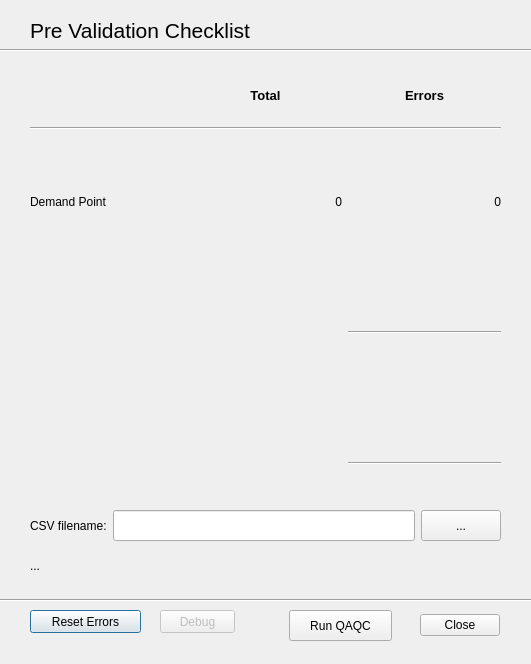
<?xml version="1.0" encoding="UTF-8"?>
<ui version="4.0">
 <class>lv_pre_validationDialogBase</class>
 <widget class="QDialog" name="lv_pre_validationDialogBase">
  <property name="geometry">
   <rect>
    <x>0</x>
    <y>0</y>
    <width>531</width>
    <height>664</height>
   </rect>
  </property>
  <property name="font">
   <font>
    <weight>50</weight>
    <bold>false</bold>
   </font>
  </property>
  <property name="windowTitle">
   <string>LV Pre Validation</string>
  </property>
  <widget class="QLabel" name="label_title">
   <property name="geometry">
    <rect>
     <x>30</x>
     <y>10</y>
     <width>471</width>
     <height>41</height>
    </rect>
   </property>
   <property name="sizePolicy">
    <sizepolicy hsizetype="Minimum" vsizetype="Minimum">
     <horstretch>0</horstretch>
     <verstretch>0</verstretch>
    </sizepolicy>
   </property>
   <property name="font">
    <font>
     <family>Arial</family>
     <pointsize>16</pointsize>
     <weight>50</weight>
     <bold>false</bold>
    </font>
   </property>
   <property name="text">
    <string>Pre Validation Checklist</string>
   </property>
  </widget>
  <widget class="Line" name="line">
   <property name="geometry">
    <rect>
     <x>0</x>
     <y>40</y>
     <width>801</width>
     <height>20</height>
    </rect>
   </property>
   <property name="sizePolicy">
    <sizepolicy hsizetype="Minimum" vsizetype="MinimumExpanding">
     <horstretch>0</horstretch>
     <verstretch>0</verstretch>
    </sizepolicy>
   </property>
   <property name="orientation">
    <enum>Qt::Horizontal</enum>
   </property>
  </widget>
  <widget class="QPushButton" name="pushButton_clear">
   <property name="geometry">
    <rect>
     <x>30</x>
     <y>610</y>
     <width>111</width>
     <height>23</height>
    </rect>
   </property>
   <property name="sizePolicy">
    <sizepolicy hsizetype="Minimum" vsizetype="MinimumExpanding">
     <horstretch>0</horstretch>
     <verstretch>0</verstretch>
    </sizepolicy>
   </property>
   <property name="text">
    <string>Reset Errors</string>
   </property>
  </widget>
  <widget class="Line" name="line_2">
   <property name="geometry">
    <rect>
     <x>0</x>
     <y>590</y>
     <width>801</width>
     <height>20</height>
    </rect>
   </property>
   <property name="sizePolicy">
    <sizepolicy hsizetype="Minimum" vsizetype="MinimumExpanding">
     <horstretch>0</horstretch>
     <verstretch>0</verstretch>
    </sizepolicy>
   </property>
   <property name="orientation">
    <enum>Qt::Horizontal</enum>
   </property>
  </widget>
  <widget class="QWidget" name="horizontalLayoutWidget">
   <property name="geometry">
    <rect>
     <x>289</x>
     <y>610</y>
     <width>211</width>
     <height>31</height>
    </rect>
   </property>
   <property name="sizePolicy">
    <sizepolicy hsizetype="Preferred" vsizetype="MinimumExpanding">
     <horstretch>0</horstretch>
     <verstretch>0</verstretch>
    </sizepolicy>
   </property>
   <layout class="QHBoxLayout" name="horizontalLayout">
    <item>
     <widget class="QPushButton" name="pushButton_qaqc">
      <property name="sizePolicy">
       <sizepolicy hsizetype="Expanding" vsizetype="MinimumExpanding">
        <horstretch>0</horstretch>
        <verstretch>0</verstretch>
       </sizepolicy>
      </property>
      <property name="text">
       <string>Run QAQC</string>
      </property>
     </widget>
    </item>
    <item>
     <widget class="QDialogButtonBox" name="button_box">
      <property name="sizePolicy">
       <sizepolicy hsizetype="Expanding" vsizetype="MinimumExpanding">
        <horstretch>0</horstretch>
        <verstretch>0</verstretch>
       </sizepolicy>
      </property>
      <property name="orientation">
       <enum>Qt::Horizontal</enum>
      </property>
      <property name="standardButtons">
       <set>QDialogButtonBox::Close</set>
      </property>
     </widget>
    </item>
   </layout>
  </widget>
  <widget class="QWidget" name="gridLayoutWidget_2">
   <property name="geometry">
    <rect>
     <x>30</x>
     <y>140</y>
     <width>471</width>
     <height>385</height>
    </rect>
   </property>
   <property name="sizePolicy">
    <sizepolicy hsizetype="Preferred" vsizetype="MinimumExpanding">
     <horstretch>0</horstretch>
     <verstretch>0</verstretch>
    </sizepolicy>
   </property>
   <layout class="QGridLayout" name="gridLayout_2">
    <item row="1" column="2">
     <widget class="QLabel" name="err_dmd_pt">
      <property name="sizePolicy">
       <sizepolicy hsizetype="Preferred" vsizetype="MinimumExpanding">
        <horstretch>0</horstretch>
        <verstretch>0</verstretch>
       </sizepolicy>
      </property>
      <property name="font">
       <font>
        <weight>50</weight>
        <bold>false</bold>
       </font>
      </property>
      <property name="text">
       <string>0</string>
      </property>
      <property name="alignment">
       <set>Qt::AlignRight|Qt::AlignTrailing|Qt::AlignVCenter</set>
      </property>
     </widget>
    </item>
    <item row="4" column="2">
     <widget class="Line" name="line_4">
      <property name="sizePolicy">
       <sizepolicy hsizetype="Preferred" vsizetype="MinimumExpanding">
        <horstretch>0</horstretch>
        <verstretch>0</verstretch>
       </sizepolicy>
      </property>
      <property name="orientation">
       <enum>Qt::Horizontal</enum>
      </property>
     </widget>
    </item>
    <item row="3" column="2">
     <widget class="Line" name="line_3">
      <property name="sizePolicy">
       <sizepolicy hsizetype="Preferred" vsizetype="MinimumExpanding">
        <horstretch>0</horstretch>
        <verstretch>0</verstretch>
       </sizepolicy>
      </property>
      <property name="orientation">
       <enum>Qt::Horizontal</enum>
      </property>
     </widget>
    </item>
    <item row="1" column="1">
     <widget class="QLabel" name="count_dmd_pt">
      <property name="sizePolicy">
       <sizepolicy hsizetype="Preferred" vsizetype="MinimumExpanding">
        <horstretch>0</horstretch>
        <verstretch>0</verstretch>
       </sizepolicy>
      </property>
      <property name="font">
       <font>
        <weight>50</weight>
        <bold>false</bold>
       </font>
      </property>
      <property name="text">
       <string>0</string>
      </property>
      <property name="alignment">
       <set>Qt::AlignRight|Qt::AlignTrailing|Qt::AlignVCenter</set>
      </property>
     </widget>
    </item>
    <item row="1" column="0">
     <widget class="QLabel" name="label">
      <property name="text">
       <string>Demand Point</string>
      </property>
     </widget>
    </item>
   </layout>
  </widget>
  <widget class="QWidget" name="verticalLayoutWidget">
   <property name="geometry">
    <rect>
     <x>30</x>
     <y>550</y>
     <width>471</width>
     <height>31</height>
    </rect>
   </property>
   <property name="sizePolicy">
    <sizepolicy hsizetype="Preferred" vsizetype="MinimumExpanding">
     <horstretch>0</horstretch>
     <verstretch>0</verstretch>
    </sizepolicy>
   </property>
   <layout class="QVBoxLayout" name="verticalLayout">
    <item>
     <widget class="QLabel" name="label_message">
      <property name="sizePolicy">
       <sizepolicy hsizetype="Preferred" vsizetype="MinimumExpanding">
        <horstretch>0</horstretch>
        <verstretch>0</verstretch>
       </sizepolicy>
      </property>
      <property name="lineWidth">
       <number>3</number>
      </property>
      <property name="text">
       <string>...</string>
      </property>
     </widget>
    </item>
   </layout>
  </widget>
  <widget class="QWidget" name="horizontalLayoutWidget_2">
   <property name="geometry">
    <rect>
     <x>30</x>
     <y>510</y>
     <width>471</width>
     <height>31</height>
    </rect>
   </property>
   <property name="sizePolicy">
    <sizepolicy hsizetype="Preferred" vsizetype="MinimumExpanding">
     <horstretch>0</horstretch>
     <verstretch>0</verstretch>
    </sizepolicy>
   </property>
   <layout class="QHBoxLayout" name="horizontalLayout_2">
    <item>
     <widget class="QLabel" name="label_csv">
      <property name="sizePolicy">
       <sizepolicy hsizetype="Preferred" vsizetype="MinimumExpanding">
        <horstretch>0</horstretch>
        <verstretch>0</verstretch>
       </sizepolicy>
      </property>
      <property name="text">
       <string>CSV filename:</string>
      </property>
     </widget>
    </item>
    <item>
     <widget class="QLineEdit" name="lineEdit_csv">
      <property name="sizePolicy">
       <sizepolicy hsizetype="Expanding" vsizetype="MinimumExpanding">
        <horstretch>0</horstretch>
        <verstretch>0</verstretch>
       </sizepolicy>
      </property>
     </widget>
    </item>
    <item>
     <widget class="QPushButton" name="pushButton_csv">
      <property name="sizePolicy">
       <sizepolicy hsizetype="Minimum" vsizetype="MinimumExpanding">
        <horstretch>0</horstretch>
        <verstretch>0</verstretch>
       </sizepolicy>
      </property>
      <property name="text">
       <string>...</string>
      </property>
     </widget>
    </item>
   </layout>
  </widget>
  <widget class="QWidget" name="horizontalLayoutWidget_3">
   <property name="geometry">
    <rect>
     <x>30</x>
     <y>80</y>
     <width>471</width>
     <height>31</height>
    </rect>
   </property>
   <property name="sizePolicy">
    <sizepolicy hsizetype="Preferred" vsizetype="MinimumExpanding">
     <horstretch>0</horstretch>
     <verstretch>0</verstretch>
    </sizepolicy>
   </property>
   <layout class="QHBoxLayout" name="horizontalLayout_3">
    <item>
     <widget class="QLabel" name="label_2">
      <property name="text">
       <string> </string>
      </property>
     </widget>
    </item>
    <item>
     <widget class="QLabel" name="title_total">
      <property name="sizePolicy">
       <sizepolicy hsizetype="Preferred" vsizetype="MinimumExpanding">
        <horstretch>0</horstretch>
        <verstretch>0</verstretch>
       </sizepolicy>
      </property>
      <property name="font">
       <font>
        <pointsize>10</pointsize>
        <weight>75</weight>
        <bold>true</bold>
       </font>
      </property>
      <property name="text">
       <string>Total</string>
      </property>
      <property name="alignment">
       <set>Qt::AlignCenter</set>
      </property>
     </widget>
    </item>
    <item>
     <widget class="QLabel" name="title_errors">
      <property name="sizePolicy">
       <sizepolicy hsizetype="Preferred" vsizetype="MinimumExpanding">
        <horstretch>0</horstretch>
        <verstretch>0</verstretch>
       </sizepolicy>
      </property>
      <property name="font">
       <font>
        <pointsize>10</pointsize>
        <weight>75</weight>
        <bold>true</bold>
       </font>
      </property>
      <property name="text">
       <string>Errors</string>
      </property>
      <property name="alignment">
       <set>Qt::AlignCenter</set>
      </property>
     </widget>
    </item>
   </layout>
  </widget>
  <widget class="Line" name="line_5">
   <property name="geometry">
    <rect>
     <x>30</x>
     <y>120</y>
     <width>471</width>
     <height>16</height>
    </rect>
   </property>
   <property name="sizePolicy">
    <sizepolicy hsizetype="Preferred" vsizetype="MinimumExpanding">
     <horstretch>0</horstretch>
     <verstretch>0</verstretch>
    </sizepolicy>
   </property>
   <property name="orientation">
    <enum>Qt::Horizontal</enum>
   </property>
  </widget>
  <widget class="QPushButton" name="pushButton_debug">
   <property name="enabled">
    <bool>false</bool>
   </property>
   <property name="geometry">
    <rect>
     <x>160</x>
     <y>610</y>
     <width>75</width>
     <height>23</height>
    </rect>
   </property>
   <property name="text">
    <string>Debug</string>
   </property>
  </widget>
 </widget>
 <resources/>
 <connections>
  <connection>
   <sender>button_box</sender>
   <signal>accepted()</signal>
   <receiver>lv_pre_validationDialogBase</receiver>
   <slot>accept()</slot>
   <hints>
    <hint type="sourcelabel">
     <x>20</x>
     <y>20</y>
    </hint>
    <hint type="destinationlabel">
     <x>20</x>
     <y>20</y>
    </hint>
   </hints>
  </connection>
  <connection>
   <sender>button_box</sender>
   <signal>rejected()</signal>
   <receiver>lv_pre_validationDialogBase</receiver>
   <slot>reject()</slot>
   <hints>
    <hint type="sourcelabel">
     <x>20</x>
     <y>20</y>
    </hint>
    <hint type="destinationlabel">
     <x>20</x>
     <y>20</y>
    </hint>
   </hints>
  </connection>
 </connections>
</ui>
